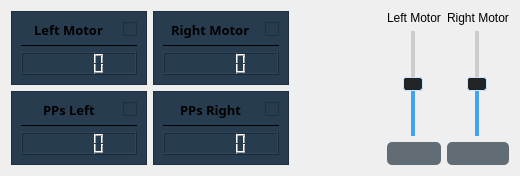
         <widget class="QWidget" name="motors">
          <attribute name="title">
           <string>Motors</string>
          </attribute>
          <layout class="QGridLayout" name="gridLayout_39">
           <item row="0" column="0">
            <layout class="QHBoxLayout" name="horizontalLayout_51" stretch="15,5,1,1">
             <item>
              <layout class="QVBoxLayout" name="verticalLayout_4">
               <item>
                <layout class="QHBoxLayout" name="horizontalLayout_48" stretch="4,4">
                 <item>
                  <widget class="QFrame" name="frame_34">
                   <property name="styleSheet">
                    <string notr="true">background-color: rgb(40, 60, 79);</string>
                   </property>
                   <property name="frameShape">
                    <enum>QFrame::Shape::StyledPanel</enum>
                   </property>
                   <property name="frameShadow">
                    <enum>QFrame::Shadow::Raised</enum>
                   </property>
                   <layout class="QGridLayout" name="gridLayout_37" rowstretch="1,0,10">
                    <item row="0" column="0">
                     <layout class="QHBoxLayout" name="horizontalLayout_49" stretch="1,0">
                      <item alignment="Qt::AlignmentFlag::AlignHCenter">
                       <widget class="QLabel" name="label_33">
                        <property name="font">
                         <font>
                          <family>Louis George Cafe</family>
                          <pointsize>10</pointsize>
                          <bold>true</bold>
                          <underline>false</underline>
                          <strikeout>false</strikeout>
                         </font>
                        </property>
                        <property name="text">
                         <string>Left Motor</string>
                        </property>
                       </widget>
                      </item>
                      <item>
                       <widget class="QCheckBox" name="checkBox_hcsr_32">
                        <property name="cursor">
                         <cursorShape>PointingHandCursor</cursorShape>
                        </property>
                        <property name="text">
                         <string/>
                        </property>
                       </widget>
                      </item>
                     </layout>
                    </item>
                    <item row="1" column="0">
                     <widget class="Line" name="line_34">
                      <property name="maximumSize">
                       <size>
                        <width>16777215</width>
                        <height>1</height>
                       </size>
                      </property>
                      <property name="autoFillBackground">
                       <bool>false</bool>
                      </property>
                      <property name="styleSheet">
                       <string notr="true">background-color: rgb(255, 255, 255);</string>
                      </property>
                      <property name="frameShadow">
                       <enum>QFrame::Shadow::Plain</enum>
                      </property>
                      <property name="lineWidth">
                       <number>0</number>
                      </property>
                      <property name="midLineWidth">
                       <number>0</number>
                      </property>
                      <property name="orientation">
                       <enum>Qt::Orientation::Horizontal</enum>
                      </property>
                     </widget>
                    </item>
                    <item row="2" column="0">
                     <widget class="QLCDNumber" name="lcdNumber_32"/>
                    </item>
                   </layout>
                  </widget>
                 </item>
                 <item>
                  <widget class="QFrame" name="frame_35">
                   <property name="styleSheet">
                    <string notr="true">background-color: rgb(40, 60, 79);</string>
                   </property>
                   <property name="frameShape">
                    <enum>QFrame::Shape::StyledPanel</enum>
                   </property>
                   <property name="frameShadow">
                    <enum>QFrame::Shadow::Raised</enum>
                   </property>
                   <layout class="QGridLayout" name="gridLayout_38" rowstretch="1,0,10">
                    <item row="0" column="0">
                     <layout class="QHBoxLayout" name="horizontalLayout_50" stretch="1,0">
                      <item alignment="Qt::AlignmentFlag::AlignHCenter">
                       <widget class="QLabel" name="label_34">
                        <property name="font">
                         <font>
                          <family>Louis George Cafe</family>
                          <pointsize>10</pointsize>
                          <bold>true</bold>
                          <underline>false</underline>
                          <strikeout>false</strikeout>
                          <stylestrategy>PreferAntialias</stylestrategy>
                          <kerning>true</kerning>
                          <hintingpreference>PreferFullHinting</hintingpreference>
                         </font>
                        </property>
                        <property name="text">
                         <string>Right Motor</string>
                        </property>
                       </widget>
                      </item>
                      <item>
                       <widget class="QCheckBox" name="checkBox_hcsr_33">
                        <property name="cursor">
                         <cursorShape>PointingHandCursor</cursorShape>
                        </property>
                        <property name="text">
                         <string/>
                        </property>
                       </widget>
                      </item>
                     </layout>
                    </item>
                    <item row="1" column="0">
                     <widget class="Line" name="line_35">
                      <property name="maximumSize">
                       <size>
                        <width>16777215</width>
                        <height>1</height>
                       </size>
                      </property>
                      <property name="autoFillBackground">
                       <bool>false</bool>
                      </property>
                      <property name="styleSheet">
                       <string notr="true">background-color: rgb(255, 255, 255);</string>
                      </property>
                      <property name="frameShadow">
                       <enum>QFrame::Shadow::Plain</enum>
                      </property>
                      <property name="lineWidth">
                       <number>0</number>
                      </property>
                      <property name="midLineWidth">
                       <number>0</number>
                      </property>
                      <property name="orientation">
                       <enum>Qt::Orientation::Horizontal</enum>
                      </property>
                     </widget>
                    </item>
                    <item row="2" column="0">
                     <widget class="QLCDNumber" name="lcdNumber_33"/>
                    </item>
                   </layout>
                  </widget>
                 </item>
                </layout>
               </item>
               <item>
                <layout class="QHBoxLayout" name="horizontalLayout_45" stretch="4,4">
                 <item>
                  <widget class="QFrame" name="frame_32">
                   <property name="styleSheet">
                    <string notr="true">background-color: rgb(40, 60, 79);</string>
                   </property>
                   <property name="frameShape">
                    <enum>QFrame::Shape::StyledPanel</enum>
                   </property>
                   <property name="frameShadow">
                    <enum>QFrame::Shadow::Raised</enum>
                   </property>
                   <layout class="QGridLayout" name="gridLayout_35" rowstretch="1,0,10">
                    <item row="0" column="0">
                     <layout class="QHBoxLayout" name="horizontalLayout_46" stretch="1,0">
                      <item alignment="Qt::AlignmentFlag::AlignHCenter">
                       <widget class="QLabel" name="label_31">
                        <property name="font">
                         <font>
                          <family>Louis George Cafe</family>
                          <pointsize>10</pointsize>
                          <bold>true</bold>
                          <underline>false</underline>
                          <strikeout>false</strikeout>
                         </font>
                        </property>
                        <property name="text">
                         <string>PPs Left</string>
                        </property>
                       </widget>
                      </item>
                      <item>
                       <widget class="QCheckBox" name="checkBox_hcsr_30">
                        <property name="cursor">
                         <cursorShape>PointingHandCursor</cursorShape>
                        </property>
                        <property name="text">
                         <string/>
                        </property>
                       </widget>
                      </item>
                     </layout>
                    </item>
                    <item row="1" column="0">
                     <widget class="Line" name="line_32">
                      <property name="maximumSize">
                       <size>
                        <width>16777215</width>
                        <height>1</height>
                       </size>
                      </property>
                      <property name="autoFillBackground">
                       <bool>false</bool>
                      </property>
                      <property name="styleSheet">
                       <string notr="true">background-color: rgb(255, 255, 255);</string>
                      </property>
                      <property name="frameShadow">
                       <enum>QFrame::Shadow::Plain</enum>
                      </property>
                      <property name="lineWidth">
                       <number>0</number>
                      </property>
                      <property name="midLineWidth">
                       <number>0</number>
                      </property>
                      <property name="orientation">
                       <enum>Qt::Orientation::Horizontal</enum>
                      </property>
                     </widget>
                    </item>
                    <item row="2" column="0">
                     <widget class="QLCDNumber" name="lcdNumber_30"/>
                    </item>
                   </layout>
                  </widget>
                 </item>
                 <item>
                  <widget class="QFrame" name="frame_33">
                   <property name="styleSheet">
                    <string notr="true">background-color: rgb(40, 60, 79);</string>
                   </property>
                   <property name="frameShape">
                    <enum>QFrame::Shape::StyledPanel</enum>
                   </property>
                   <property name="frameShadow">
                    <enum>QFrame::Shadow::Raised</enum>
                   </property>
                   <layout class="QGridLayout" name="gridLayout_36" rowstretch="1,0,10">
                    <item row="0" column="0">
                     <layout class="QHBoxLayout" name="horizontalLayout_47" stretch="1,0">
                      <item alignment="Qt::AlignmentFlag::AlignHCenter">
                       <widget class="QLabel" name="label_32">
                        <property name="font">
                         <font>
                          <family>Louis George Cafe</family>
                          <pointsize>10</pointsize>
                          <bold>true</bold>
                          <underline>false</underline>
                          <strikeout>false</strikeout>
                         </font>
                        </property>
                        <property name="styleSheet">
                         <string notr="true"/>
                        </property>
                        <property name="text">
                         <string>PPs Right</string>
                        </property>
                       </widget>
                      </item>
                      <item>
                       <widget class="QCheckBox" name="checkBox_hcsr_31">
                        <property name="cursor">
                         <cursorShape>PointingHandCursor</cursorShape>
                        </property>
                        <property name="text">
                         <string/>
                        </property>
                       </widget>
                      </item>
                     </layout>
                    </item>
                    <item row="1" column="0">
                     <widget class="Line" name="line_33">
                      <property name="maximumSize">
                       <size>
                        <width>16777215</width>
                        <height>1</height>
                       </size>
                      </property>
                      <property name="autoFillBackground">
                       <bool>false</bool>
                      </property>
                      <property name="styleSheet">
                       <string notr="true">background-color: rgb(255, 255, 255);</string>
                      </property>
                      <property name="frameShadow">
                       <enum>QFrame::Shadow::Plain</enum>
                      </property>
                      <property name="lineWidth">
                       <number>0</number>
                      </property>
                      <property name="midLineWidth">
                       <number>0</number>
                      </property>
                      <property name="orientation">
                       <enum>Qt::Orientation::Horizontal</enum>
                      </property>
                     </widget>
                    </item>
                    <item row="2" column="0">
                     <widget class="QLCDNumber" name="lcdNumber_31"/>
                    </item>
                   </layout>
                  </widget>
                 </item>
                </layout>
               </item>
              </layout>
             </item>
             <item>
              <spacer name="horizontalSpacer_13">
               <property name="orientation">
                <enum>Qt::Orientation::Horizontal</enum>
               </property>
               <property name="sizeHint" stdset="0">
                <size>
                 <width>40</width>
                 <height>20</height>
                </size>
               </property>
              </spacer>
             </item>
             <item>
              <layout class="QVBoxLayout" name="verticalLayout_2">
               <item>
                <widget class="QLabel" name="label_36">
                 <property name="text">
                  <string>Left Motor</string>
                 </property>
                </widget>
               </item>
               <item alignment="Qt::AlignmentFlag::AlignHCenter">
                <widget class="QSlider" name="verticalSlider">
                 <property name="styleSheet">
                  <string notr="true">QSlider::groove:vertical {
    background-color: #CCCCCC;
    width: 4px;
}

QSlider::handle:vertical {
	background-color: rgb(33, 36, 39);
	border-width: 1px;
	border-color: rgb(204, 229, 252);
	border-style: solid;
    height: 12px;
    margin: 0 -8px;
    border-radius: 3px;
}

QSlider::sub-page:vertical {
    background-color: #CCCCCC;
}

QSlider::add-page:vertical {
    
	background-color:  #41A3F2;
}

QSlider::handle:vertical:disabled {
    background-color: #AAAAAA;
}

QSlider::tick:vertical {
    background-color: #FFFFFF;
    height: 16px;
    margin-left: -100px;
}</string>
                 </property>
                 <property name="minimum">
                  <number>-100</number>
                 </property>
                 <property name="maximum">
                  <number>100</number>
                 </property>
                 <property name="orientation">
                  <enum>Qt::Orientation::Vertical</enum>
                 </property>
                 <property name="tickPosition">
                  <enum>QSlider::TickPosition::TicksBothSides</enum>
                 </property>
                 <property name="tickInterval">
                  <number>10</number>
                 </property>
                </widget>
               </item>
               <item>
                <widget class="QLineEdit" name="lineEdit">
                 <property name="minimumSize">
                  <size>
                   <width>0</width>
                   <height>23</height>
                  </size>
                 </property>
                 <property name="styleSheet">
                  <string notr="true">background-color: rgb(97, 108, 117);
border-radius:5px;</string>
                 </property>
                </widget>
               </item>
              </layout>
             </item>
             <item>
              <layout class="QVBoxLayout" name="verticalLayout_3">
               <item>
                <widget class="QLabel" name="label_35">
                 <property name="text">
                  <string>Right Motor</string>
                 </property>
                </widget>
               </item>
               <item alignment="Qt::AlignmentFlag::AlignHCenter">
                <widget class="QSlider" name="verticalSlider_2">
                 <property name="styleSheet">
                  <string notr="true">QSlider::groove:vertical {
    background-color: #CCCCCC;
    width: 4px;
}

QSlider::handle:vertical {
	background-color: rgb(33, 36, 39);
	border-width: 1px;
	border-color: rgb(204, 229, 252);
	border-style: solid;
    height: 12px;
    margin: 0 -8px;
    border-radius: 3px;
}

QSlider::sub-page:vertical {
    background-color: #CCCCCC;
}

QSlider::add-page:vertical {
    
	background-color:  #41A3F2;
}

QSlider::handle:vertical:disabled {
    background-color: #AAAAAA;
}

QSlider::tick:vertical {
    background-color: #FFFFFF;
    height: 16px;
    margin-left: -100px;
}</string>
                 </property>
                 <property name="minimum">
                  <number>-100</number>
                 </property>
                 <property name="maximum">
                  <number>100</number>
                 </property>
                 <property name="sliderPosition">
                  <number>0</number>
                 </property>
                 <property name="orientation">
                  <enum>Qt::Orientation::Vertical</enum>
                 </property>
                 <property name="invertedAppearance">
                  <bool>false</bool>
                 </property>
                 <property name="invertedControls">
                  <bool>false</bool>
                 </property>
                 <property name="tickPosition">
                  <enum>QSlider::TickPosition::TicksBothSides</enum>
                 </property>
                 <property name="tickInterval">
                  <number>10</number>
                 </property>
                </widget>
               </item>
               <item>
                <widget class="QLineEdit" name="lineEdit_2">
                 <property name="minimumSize">
                  <size>
                   <width>0</width>
                   <height>23</height>
                  </size>
                 </property>
                 <property name="styleSheet">
                  <string notr="true">background-color: rgb(97, 108, 117);
border-radius:5px;</string>
                 </property>
                </widget>
               </item>
              </layout>
             </item>
            </layout>
           </item>
          </layout>
         </widget>
